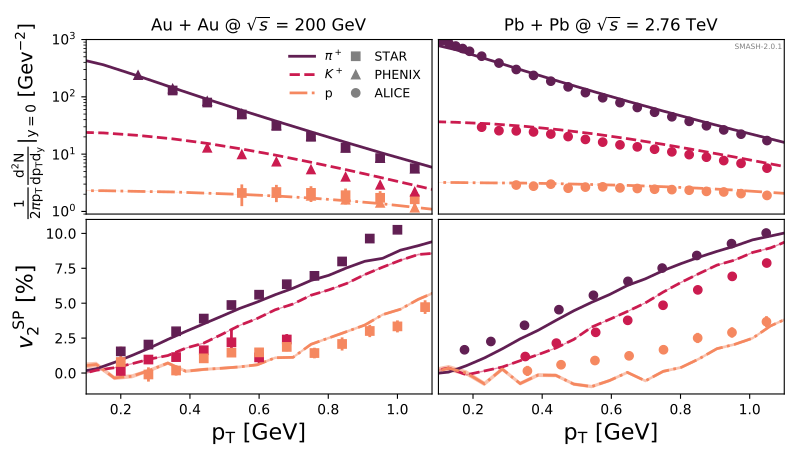

The Python source for this figure:
#!/usr/bin/python
import numpy as np
import matplotlib as mpl
import matplotlib.pyplot as plt
import argparse
import linecache
import sys
import os
sys.path.append(os.path.dirname(os.path.abspath(__file__)) + '/..')
import common_plotting
from matplotlib import gridspec

# RHIC
ydata_rhic = np.loadtxt('../calcs/photons/smash_calcs/rhic/pT.txt', unpack = True)
exp_data_STAR_pi_rhic = np.loadtxt('../data/hadrons/rhic/spectra_pi+_AuAu_200_cent1020_STAR2006.dat', unpack = True)
exp_data_Phenix_pi_rhic = np.loadtxt('../data/hadrons/rhic/spectra_pi+_AuAu_200_PHENIX2004.dat', unpack = True)
exp_data_Phenix_k_rhic = np.loadtxt('../data/hadrons/rhic/spectra_K+_AuAu_200_PHENIX2004.dat', unpack = True)
exp_data_Phenix_p_rhic = np.loadtxt('../data/hadrons/rhic/spectra_p+_AuAu_200_PHENIX2004.dat', unpack = True)
exp_data_STAR_p_rhic = np.loadtxt('../data/hadrons/rhic/spectra_p+_AuAu_200_cent1020_STAR2006.dat', unpack = True)

v2data_rhic = np.loadtxt('../calcs/photons/smash_calcs/rhic/SP_v2.txt', unpack = True)
v2exp_data_STAR_pi_rhic= np.loadtxt('../data/hadrons/rhic/v2_pions_AuAu_200_STAR2005.dat', unpack = True)
v2exp_data_STAR_K_rhic = np.loadtxt('../data/hadrons/rhic/v2_kaons_AuAu_200_STAR2005.dat', unpack = True)
v2exp_data_STAR_p_rhic = np.loadtxt('../data/hadrons/rhic/v2_protons_AuAu_200_STAR2005.dat', unpack = True)

# LHC
ydata_lhc = np.loadtxt('../calcs/hadrons/smash_calcs/lhc/low_stats/pT.txt', unpack = True)
exp_data_ALICE_pi_lhc = np.loadtxt('../data/hadrons/lhc/spectra_pis_PbPb_2760_1020_ALICE2013.dat', unpack = True)
exp_data_ALICE_K_lhc = np.loadtxt('../data/hadrons/lhc/spectra_Ks_PbPb_2760_1020_ALICE2013.dat', unpack = True)
exp_data_ALICE_p_lhc = np.loadtxt('../data/hadrons/lhc/spectra_ppbar_PbPb_2760_1020_ALICE2013.dat', unpack = True)

v2data_lhc = np.loadtxt('../calcs/hadrons/smash_calcs/lhc/low_stats/SP_v2.txt', unpack = True)
v2exp_ALICE_pi_lhc = np.loadtxt('../data/hadrons/lhc/v2_LHC_PbPb_2.76TeV_1020_ALICE_pions.dat', unpack = True)
v2exp_ALICE_K_lhc = np.loadtxt('../data/hadrons/lhc/v2_LHC_PbPb_2.76TeV_1020_ALICE_kaons.dat', unpack = True)
v2exp_ALICE_p_lhc = np.loadtxt('../data/hadrons/lhc/v2_LHC_PbPb_2.76TeV_1020_ALICE_protons_plus_antiprotons.dat', unpack = True)

gs = gridspec.GridSpec(10,11)
common_plotting.load_plotting_style_paper()


################
# RHIC
################
plt.subplot(gs[:5 , 1:6])
plt.title(r'Au + Au @ $\sqrt{s}$ = 200 GeV')
plt.plot(ydata_rhic[0], ydata_rhic[1]/(2.0 * np.pi * ydata_rhic[0]), label = r' $\pi^+$')
plt.plot(ydata_rhic[0], ydata_rhic[7]/(2.0 * np.pi * ydata_rhic[0]), label = r' $K^+$', ls = '--', color = 'C1')
plt.plot(ydata_rhic[0], ydata_rhic[11]/(2.0 * np.pi * ydata_rhic[0]), label = r' p', ls = '-.', color = 'C2')

plt.fill_between(ydata_rhic[0], ydata_rhic[1]/(2.0 * np.pi * ydata_rhic[0]) - ydata_rhic[2]/(2.0 * np.pi * ydata_rhic[0]), ydata_rhic[1]/(2.0 * np.pi * ydata_rhic[0]) + ydata_rhic[2]/(2.0 * np.pi * ydata_rhic[0]), alpha = 0.5, lw = 0)
plt.fill_between(ydata_rhic[0], ydata_rhic[7]/(2.0 * np.pi * ydata_rhic[0]) - ydata_rhic[8]/(2.0 * np.pi * ydata_rhic[0]), ydata_rhic[7]/(2.0 * np.pi * ydata_rhic[0]) + ydata_rhic[8]/(2.0 * np.pi * ydata_rhic[0]), alpha = 0.5, lw = 0)
plt.fill_between(ydata_rhic[0], ydata_rhic[11]/(2.0 * np.pi * ydata_rhic[0]) - ydata_rhic[12]/(2.0 * np.pi * ydata_rhic[0]), ydata_rhic[11]/(2.0 * np.pi * ydata_rhic[0]) + ydata_rhic[12]/(2.0 * np.pi * ydata_rhic[0]), alpha = 0.5, lw = 0, color = 'C2')

# Plot experimental data
plt.errorbar(exp_data_STAR_pi_rhic[2], exp_data_STAR_pi_rhic[3], yerr = [exp_data_STAR_pi_rhic[4], exp_data_STAR_pi_rhic[5]], ls = 'none', marker = 's', color = 'C0')#, label = r'$\pi^+$ STAR')
plt.errorbar(exp_data_STAR_p_rhic[2], exp_data_STAR_p_rhic[3], exp_data_STAR_p_rhic[4], ls = 'none', marker = 's', color = 'C2')#, label = r'p STAR')
plt.errorbar(exp_data_Phenix_pi_rhic[0], exp_data_Phenix_pi_rhic[7], exp_data_Phenix_pi_rhic[8], ls = 'none', marker = '^', color = 'C0')#, label = r'$\pi^+$ PHENIX')
plt.errorbar(exp_data_Phenix_k_rhic[0], exp_data_Phenix_k_rhic[7], exp_data_Phenix_k_rhic[8], ls = 'none', marker = '^', color = 'C1')#, label = r'$K^+$ PHENIX')
plt.errorbar(exp_data_Phenix_p_rhic[0], exp_data_Phenix_p_rhic[7], exp_data_Phenix_p_rhic[8], ls = 'none', marker = '^', color = 'C2')#, label = r'p PHENIX')

# dummy
plt.plot(0.5, 1e4, ls = 'none', marker = 's', color = 'grey', label = 'STAR')
plt.plot(0.5, 1e4, ls = 'none', marker = '^', color = 'grey', label = 'PHENIX')
plt.plot(0.5, 1e4, ls = 'none', marker = 'o', color = 'grey', label = 'ALICE')
plt.legend(loc = 'upper right', frameon = False, ncol = 2, columnspacing = -0.2, handletextpad = 0.5)

# plt.ylabel(r'1/(2$\pi$p$_\mathrm{T}$) d$^2$N/dp$_\mathrm{T}$dy|$_{y=0}$ [Gev$^{-2}$]', fontsize = 12)
plt.ylabel(r'  $\frac{1}{2 \pi \mathrm{p_T}} \frac{\mathrm{d^2N}}{\mathrm{dp_T d_y}}$|$_{\mathrm{y=0}}$ [Gev$^{-2}$]', fontsize = 14)
plt.yscale('log')
# plt.xlabel(r'p$_\mathrm{T}$ [GeV]')
plt.xlim(0.1,1.1)
plt.ylim(9e-1,1e3)
plt.xticks([])



plt.subplot(gs[5: , 1:6])
plt.plot(v2data_rhic[0], 100.0*v2data_rhic[1], label = r'$\pi^+$')
plt.plot(v2data_rhic[0], 100.0*v2data_rhic[5], label = r'$K^+$', ls = '--')
plt.plot(v2data_rhic[0], 100.0*v2data_rhic[3], label = r'p', ls = '-.')

plt.fill_between(v2data_rhic[0], 100.0*v2data_rhic[1] - 100.0*v2data_rhic[2], 100.0*v2data_rhic[1] + 100.0*v2data_rhic[2], alpha = 0.5, lw = 0)
plt.fill_between(v2data_rhic[0], 100.0*v2data_rhic[5] - 100.0*v2data_rhic[6], 100.0*v2data_rhic[5] + 100.0*v2data_rhic[6], alpha = 0.5, lw = 0)
plt.fill_between(v2data_rhic[0], 100.0*v2data_rhic[3] - 100.0*v2data_rhic[4], 100.0*v2data_rhic[3] + 100.0*v2data_rhic[4], alpha = 0.5, lw = 0)

# plot experimental data
plt.errorbar(v2exp_data_STAR_pi_rhic[0], v2exp_data_STAR_pi_rhic[13], v2exp_data_STAR_pi_rhic[14], ls = 'none', marker = 's', color = 'C0', label = r'$\pi^+$ STAR')
plt.errorbar(v2exp_data_STAR_K_rhic[0], v2exp_data_STAR_K_rhic[13], v2exp_data_STAR_K_rhic[14], ls = 'none', marker = 's', color = 'C1', label = r'$K^+$ STAR')
plt.errorbar(v2exp_data_STAR_p_rhic[0], v2exp_data_STAR_p_rhic[13], v2exp_data_STAR_p_rhic[14], ls = 'none', marker = 's', color = 'C2', label = r'p  STAR')

# plt.legend(loc = 'upper left', frameon = False)
plt.ylabel(r'$v_2^{\mathsf{\ SP}}$ [%]')
plt.xlabel(r'p$_\mathrm{T}$ [GeV]')
plt.xlim(0.1,1.1)
plt.ylim(-1.5,11)


################
# LHC
################
plt.subplot(gs[:5 , 6:])
plt.title(r'Pb + Pb @ $\sqrt{s}$ = 2.76 TeV')
plt.plot(ydata_lhc[0], ydata_lhc[1]/(2.0 * np.pi * ydata_lhc[0]), label = r'$\pi^+$')
plt.plot(ydata_lhc[0], ydata_lhc[7]/(2.0 * np.pi * ydata_lhc[0]), label = r'$K^+$', ls = '--', color = 'C1')
plt.plot(ydata_lhc[0], ydata_lhc[11]/(2.0 * np.pi * ydata_lhc[0]), label = r'p', ls = '-.', color = 'C2')

plt.fill_between(ydata_lhc[0], ydata_lhc[1]/(2.0 * np.pi * ydata_lhc[0]) - ydata_lhc[2]/(2.0 * np.pi * ydata_lhc[0]), ydata_lhc[1]/(2.0 * np.pi * ydata_lhc[0]) + ydata_lhc[2]/(2.0 * np.pi * ydata_lhc[0]), alpha = 0.5, lw = 0)
plt.fill_between(ydata_lhc[0], ydata_lhc[7]/(2.0 * np.pi * ydata_lhc[0]) - ydata_lhc[8]/(2.0 * np.pi * ydata_lhc[0]), ydata_lhc[7]/(2.0 * np.pi * ydata_lhc[0]) + ydata_lhc[8]/(2.0 * np.pi * ydata_lhc[0]), alpha = 0.5, lw = 0)
plt.fill_between(ydata_lhc[0], ydata_lhc[11]/(2.0 * np.pi * ydata_lhc[0]) - ydata_lhc[12]/(2.0 * np.pi * ydata_lhc[0]), ydata_lhc[11]/(2.0 * np.pi * ydata_lhc[0]) + ydata_lhc[12]/(2.0 * np.pi * ydata_lhc[0]), alpha = 0.5, lw = 0, color = 'C2')

# Plot experimental data
plt.errorbar(exp_data_ALICE_pi_lhc[0], exp_data_ALICE_pi_lhc[1], yerr = [exp_data_ALICE_pi_lhc[2], exp_data_ALICE_pi_lhc[3]], ls = 'none', marker = 'o', color = 'C0')
plt.errorbar(exp_data_ALICE_K_lhc[0], exp_data_ALICE_K_lhc[1], yerr = [exp_data_ALICE_K_lhc[2], exp_data_ALICE_K_lhc[3]], ls = 'none', marker = 'o', color = 'C1')
plt.errorbar(exp_data_ALICE_p_lhc[0], exp_data_ALICE_p_lhc[1], yerr = [exp_data_ALICE_p_lhc[2], exp_data_ALICE_p_lhc[3]], ls = 'none', marker = 'o', color = 'C2')

plt.yscale('log')
plt.xlim(0.1,1.1)
plt.ylim(9e-1,1e3)
plt.xticks([])
plt.yticks([])
plt.minorticks_off()

# dummy
plt.plot(0.5, 1e4, ls = 'none', marker = 's', color = 'grey', label = 'STAR')
plt.plot(0.5, 1e4, ls = 'none', marker = '^', color = 'grey', label = 'PHENIX')
plt.plot(0.5, 1e4, ls = 'none', marker = 'o', color = 'grey', label = 'ALICE')
# plt.legend(loc = 'upper right', frameon = False, ncol = 2)



plt.subplot(gs[5: , 6:])
plt.plot(v2data_lhc[0], 100.0*v2data_lhc[1], label = r'$\pi^+$')
plt.plot(v2data_lhc[0], 100.0*v2data_lhc[5], label = r'$K^+$', ls = '--')
plt.plot(v2data_lhc[0], 100.0*v2data_lhc[3], label = r'p', ls = '-.')

plt.fill_between(v2data_lhc[0], 100.0*v2data_lhc[1] - 100.0*v2data_lhc[2], 100.0*v2data_lhc[1] + 100.0*v2data_lhc[2], alpha = 0.5, lw = 0)
plt.fill_between(v2data_lhc[0], 100.0*v2data_lhc[5] - 100.0*v2data_lhc[6], 100.0*v2data_lhc[5] + 100.0*v2data_lhc[6], alpha = 0.5, lw = 0)
plt.fill_between(v2data_lhc[0], 100.0*v2data_lhc[3] - 100.0*v2data_lhc[4], 100.0*v2data_lhc[3] + 100.0*v2data_lhc[4], alpha = 0.5, lw = 0)

# plot experimental data
plt.errorbar(v2exp_ALICE_pi_lhc[0], 100.0 * v2exp_ALICE_pi_lhc[3], yerr=[100.0 * v2exp_ALICE_pi_lhc[4], 100.0 * v2exp_ALICE_pi_lhc[5]], ls = 'none', marker = 'o', color = 'C0', label = r'ALICE $\pi$')
plt.errorbar(v2exp_ALICE_K_lhc[0], 100.0 * v2exp_ALICE_K_lhc[3], yerr=[100.0 * v2exp_ALICE_K_lhc[4], 100.0 * v2exp_ALICE_K_lhc[5]], ls = 'none', marker = 'o', color = 'C1', label = r'ALICE K')
plt.errorbar(v2exp_ALICE_p_lhc[0], 100.0 * v2exp_ALICE_p_lhc[3], yerr=[100.0 * v2exp_ALICE_p_lhc[4], 100.0 * v2exp_ALICE_p_lhc[5]], ls = 'none', marker = 'o', color = 'C2', label = r'ALICE p + $\bar{\mathsf{p}}$')

plt.xlabel(r'p$_\mathrm{T}$ [GeV]')
plt.yticks([])
plt.xlim(0.1,1.1)
plt.ylim(-1.5,11)




plt.tight_layout(h_pad=-0.2, w_pad=-5.3)
plt.savefig('hadron_spectra.pdf')
plt.close()
